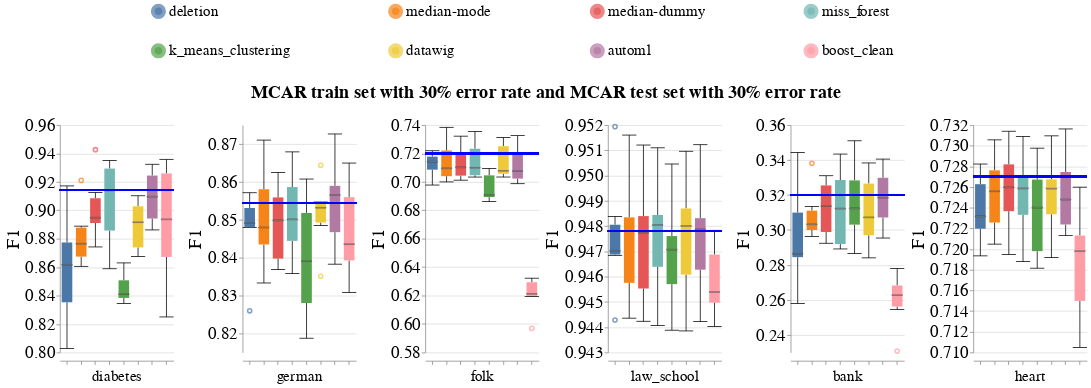

Notebook cell for this chart:
### Markdown cell above
### Overall Metrics

### Code cell
create_box_plots_for_diff_imputers_and_datasets(train_injection_scenario='MCAR3',
                                                test_injection_scenario='MCAR3',
                                                metric_name='f1',
                                                db_client=db_client)

### Figure 1 — Vega-Lite specification as saved in the notebook (floating-point values rounded to 4 significant figures; data arrays with more than 128 entries replaced by an {"elided": "..."} marker saying what was removed)
{"config": {"view": {"continuousWidth": 400, "continuousHeight": 300, "stroke": null}, "axis": {"labelFontSize": 22, "labelFontWeight": "normal", "titleFontSize": 24, "titleFontWeight": "normal"}, "facet": {"spacing": 5}, "header": {"labelFontSize": 20, "labelOrient": "bottom", "labelPadding": 5, "titleFontSize": 24}, "legend": {"columns": 4, "direction": "horizontal", "labelFontSize": 20, "labelLimit": 400, "orient": "top", "symbolOffset": 120, "symbolStrokeWidth": 10, "titleAnchor": "middle", "titleFontSize": 22, "titleLimit": 300}, "title": {"fontSize": 24}}, "data": {"name": "data-b1c27b0a8e741da4d8bd6b531c6d7500"}, "facet": {"column": {"field": "Dataset_Name", "sort": ["diabetes", "german", "folk", "law_school", "bank", "heart"], "title": "MCAR train set with 30% error rate and MCAR test set with 30% error rate", "type": "nominal"}}, "spec": {"layer": [{"mark": {"type": "boxplot", "median": {"stroke": "black", "strokeWidth": 0.7}, "ticks": true}, "encoding": {"color": {"field": "Null_Imputer_Name", "sort": ["deletion", "median-mode", "median-dummy", "miss_forest", "k_means_clustering", "datawig", "automl", "boost_clean"], "title": null, "type": "nominal"}, "x": {"axis": {"labels": false}, "field": "Null_Imputer_Name", "sort": ["deletion", "median-mode", "median-dummy", "miss_forest", "k_means_clustering", "datawig", "automl", "boost_clean"], "title": null, "type": "nominal"}, "y": {"field": "Metric_Value", "scale": {"zero": false}, "title": "F1", "type": "quantitative"}}}, {"mark": "rule", "encoding": {"color": {"value": "blue"}, "size": {"value": 2}, "y": {"field": "Baseline_Median", "type": "quantitative"}}}], "width": 150}, "resolve": {"scale": {"y": "independent"}}, "$schema": "https://vega.github.io/schema/vega-lite/v4.17.0.json", "datasets": {"data-b1c27b0a8e741da4d8bd6b531c6d7500": {"elided": "288 records"}}}
